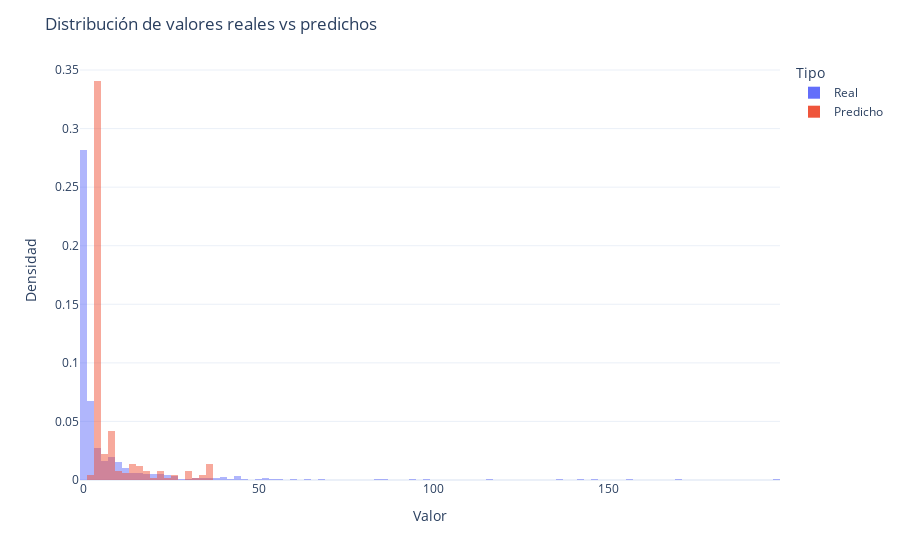

The cell this chart's notebook holds for it:
### Code cell
import plotly.express as px
import pandas as pd

# Crear un DataFrame con los datos reales y predichos
df = pd.DataFrame({
    "Valor": list(yTrain) + list(yValPredict),
    "Tipo": ["Real"] * len(yTrain) + ["Predicho"] * len(yValPredict)
})

# Graficar con Plotly
fig = px.histogram(df, x="Valor", color="Tipo", barmode="overlay", 
                   histnorm="probability density", opacity=0.5)

fig.update_layout(title="Distribución de valores reales vs predichos",
                  xaxis_title="Valor", yaxis_title="Densidad",
                  template="plotly_white")

fig.show()

### Figure 1 — Plotly figure (JSON) as saved in the notebook; plotly's stock layout.template omitted (floating-point values rounded to 4 significant figures; data arrays with more than 128 entries replaced by an {"elided": "..."} marker saying what was removed)
{"data": [{"alignmentgroup": "True", "bingroup": "x", "histnorm": "probability density", "hovertemplate": "Tipo=Real<br>Valor=%{x}<br>probability density=%{y}<extra></extra>", "legendgroup": "Real", "marker": {"color": "#636efa", "opacity": 0.5, "pattern": {"shape": ""}}, "name": "Real", "offsetgroup": "Real", "orientation": "v", "showlegend": true, "type": "histogram", "x": {"elided": "1001 float values"}, "xaxis": "x", "yaxis": "y"}, {"alignmentgroup": "True", "bingroup": "x", "histnorm": "probability density", "hovertemplate": "Tipo=Predicho<br>Valor=%{x}<br>probability density=%{y}<extra></extra>", "legendgroup": "Predicho", "marker": {"color": "#EF553B", "opacity": 0.5, "pattern": {"shape": ""}}, "name": "Predicho", "offsetgroup": "Predicho", "orientation": "v", "showlegend": true, "type": "histogram", "x": {"elided": "251 float values"}, "xaxis": "x", "yaxis": "y"}], "layout": {"barmode": "overlay", "legend": {"title": {"text": "Tipo"}, "tracegroupgap": 0}, "margin": {"t": 60}, "title": {"text": "Distribución de valores reales vs predichos"}, "xaxis": {"anchor": "y", "domain": [0, 1], "title": {"text": "Valor"}}, "yaxis": {"anchor": "x", "domain": [0, 1], "title": {"text": "Densidad"}}}}
